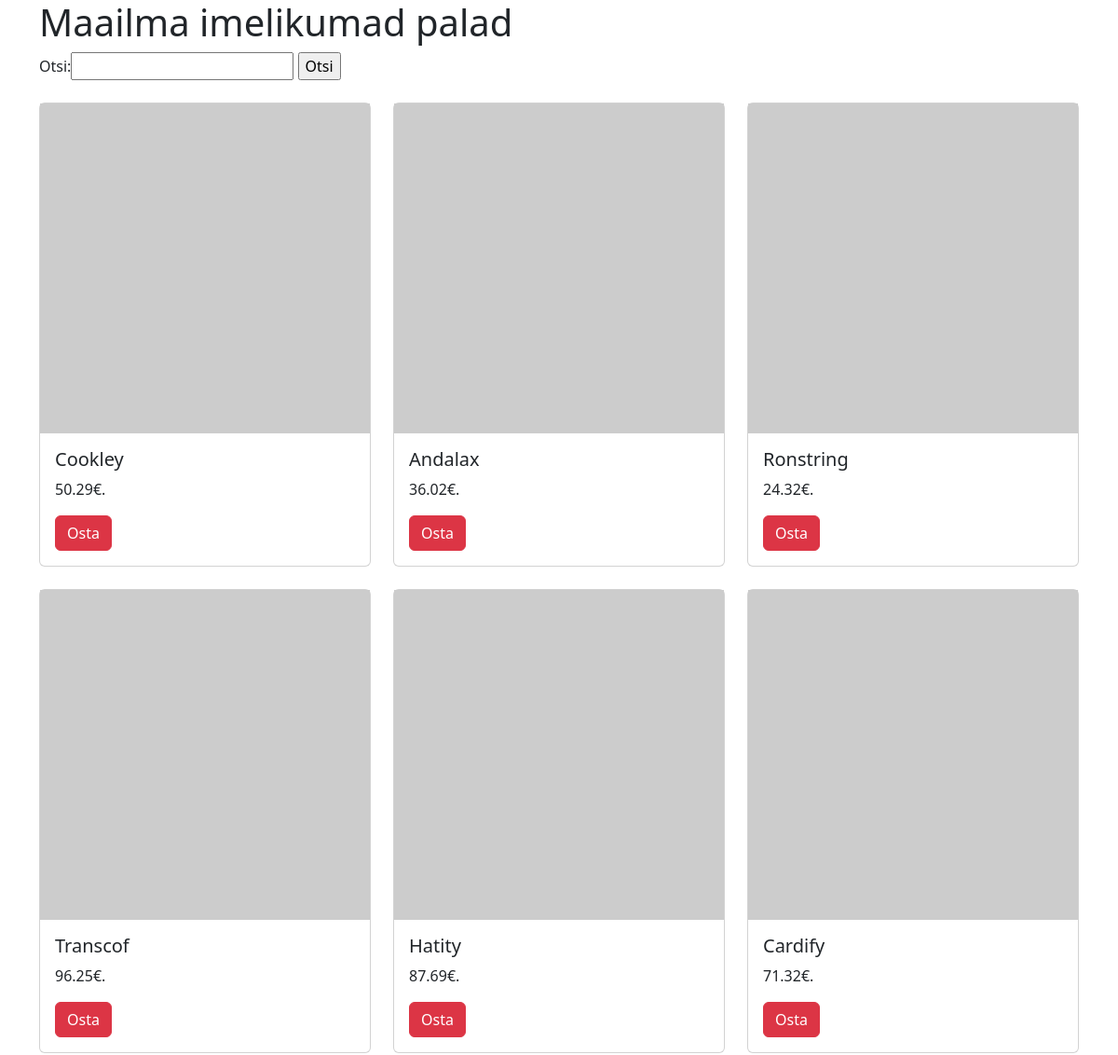
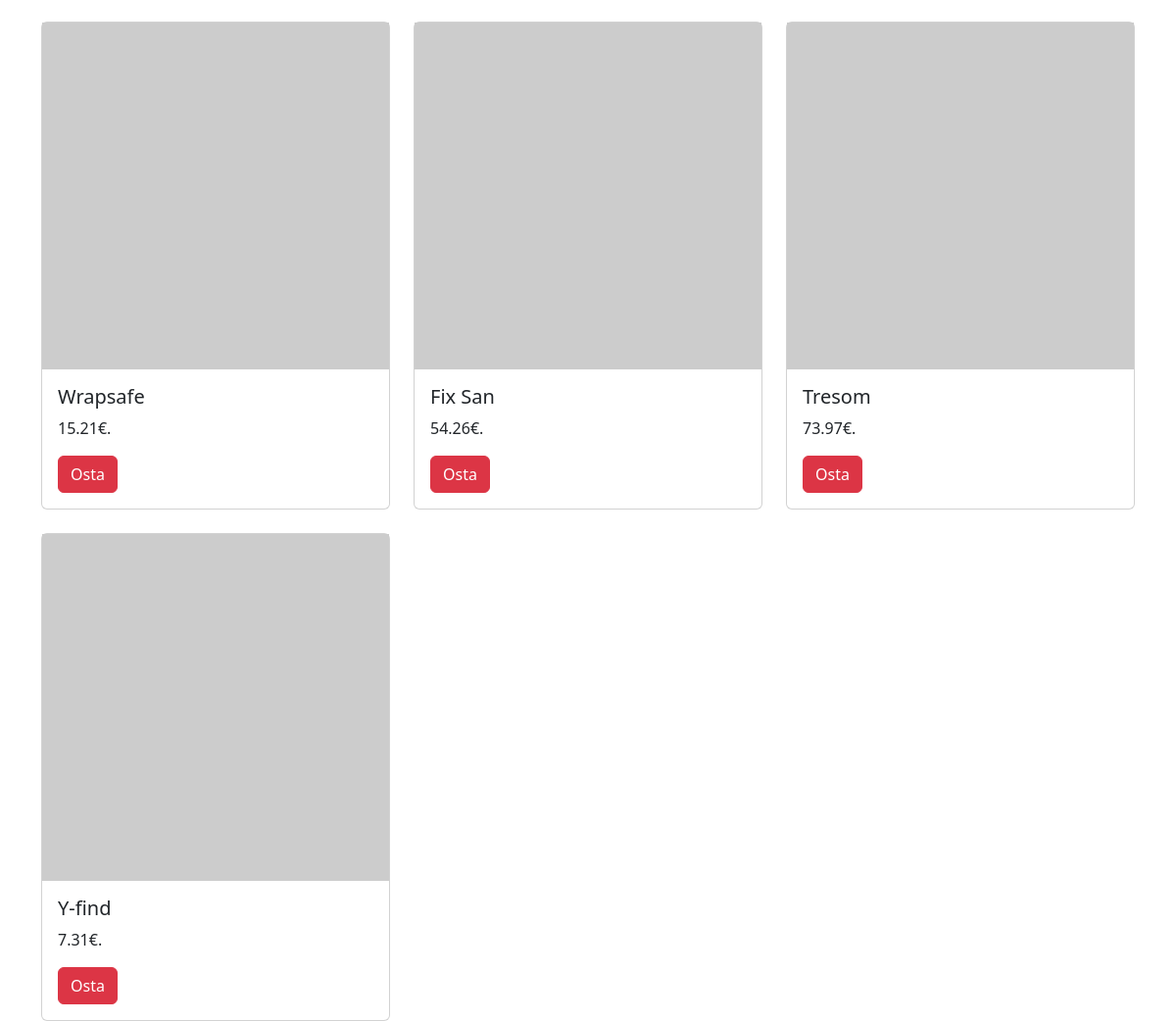
The page / on the database its author committed (2 pictures, top to bottom).
### tables this page shows
CREATE TABLE `albumid` (
  `id` int(10) NOT NULL,
  `artist` varchar(255) NOT NULL,
  `album` varchar(255) NOT NULL,
  `aasta` year(4) NOT NULL,
  `hind` decimal(6,2) NOT NULL
);

### index.php (the view, shortened to what this page needs)
<?php include("config.php"); ?>
<!doctype html>
<html lang="en">
    <head>
        <link
            href="https://cdn.jsdelivr.net/npm/bootstrap@5.3.2/dist/css/bootstrap.min.css"
            rel="stylesheet"
        />
    </head>
    <body>
        <div class="container">
            <h1>Maailma imelikumad palad</h1>
            <form action="" method="get">
                Otsi:<input type="text" name="s">
                <input type="Submit" value="Otsi">
            </form>
<div class="row row-cols-1 row-cols-md-3 g-4 pt-4">
            <?php
    if (!empty($_GET["s"])) {
        $s = $_GET["s"];
        $paring = 'SELECT album, hind FROM albumid WHERE album LIKE "%'.$s.'%"';
    }else {
            $paring = "SELECT album, hind FROM albumid ORDER BY artist ASC LIMIT 10";
    }
            $valjund = mysqli_query($yhendus, $paring);
        while($rida = mysqli_fetch_assoc($valjund)){
            echo '
            <div class="col">
            <div class="card">
            <img src="https://picsum.photos/400/400" alt="pilt">
              <div class="card-body">
                <h5 class="card-title">'.$rida['album'].'</h5>
                <p class="card-text">'.$rida['hind'].'€.</p>
                <a href="#" class="btn btn-danger">Osta</a>
              </div>
            </div>
          </div>
          ';
        }
            ?>
            </div>
        </div>
    </body>
</html>

### rows shown on the page
albumid: album "Cookley", hind "50.29"
albumid: album "Andalax", hind "36.02"
albumid: album "Ronstring", hind "24.32"
albumid: album "Transcof", hind "96.25"
albumid: album "Hatity", hind "87.69"
albumid: album "Cardify", hind "71.32"
albumid: album "Wrapsafe", hind "15.21"
albumid: album "Fix San", hind "54.26"
albumid: album "Tresom", hind "73.97"
albumid: album "Y-find", hind "7.31"
